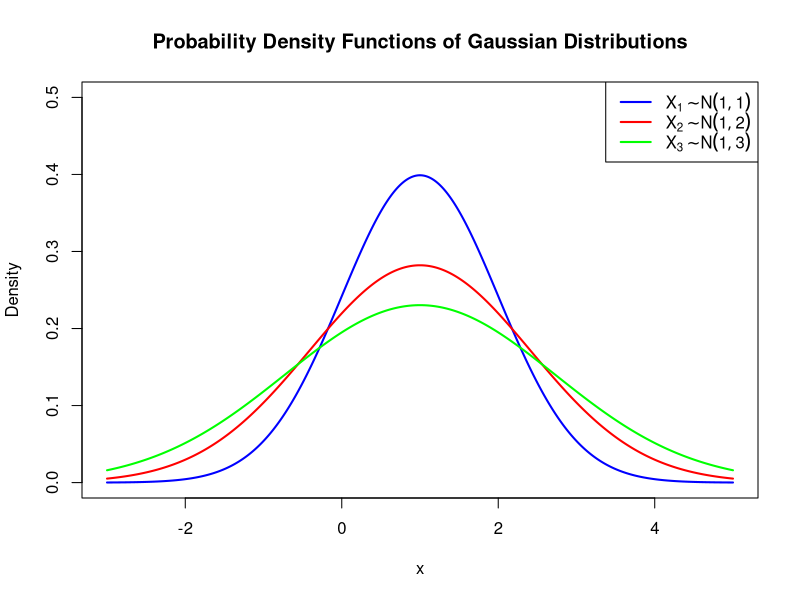
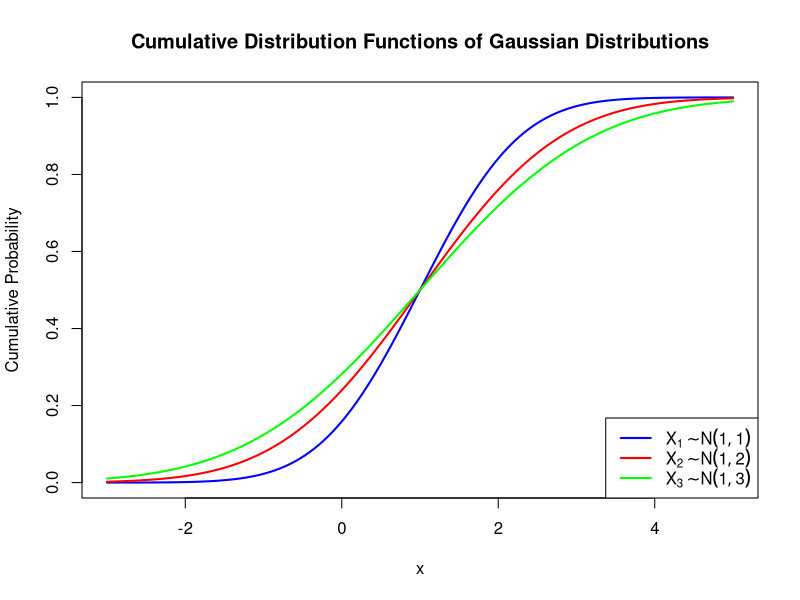
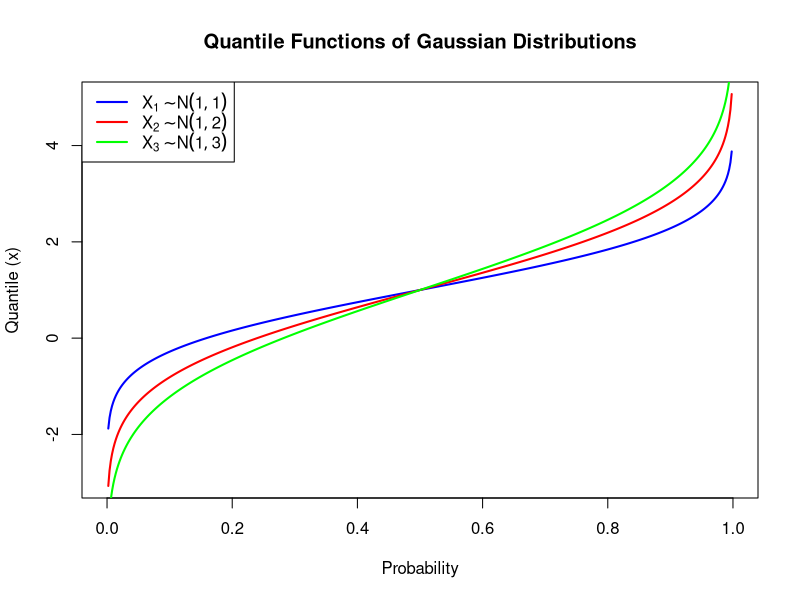
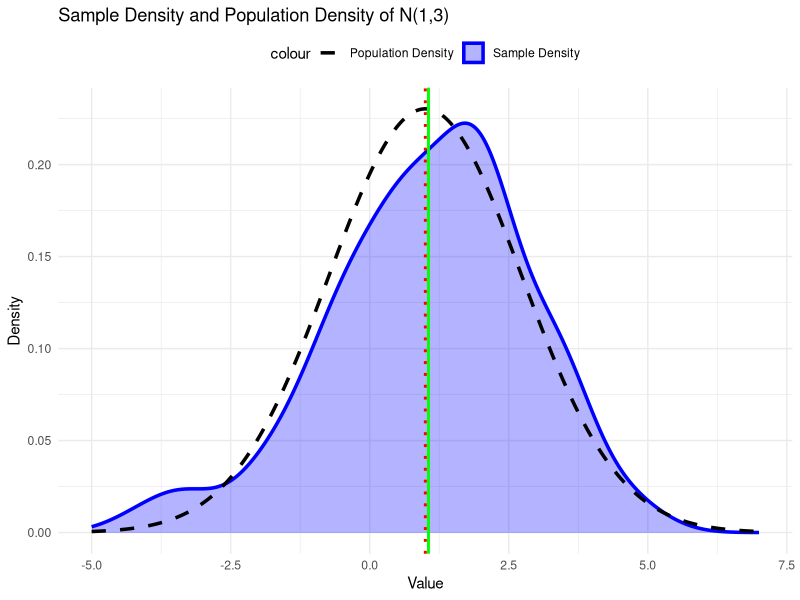

Here is the R script that generated these plots, in order:
## ---- chunk 1
library(tidyverse)
## ---- chunk 2
help(dnorm)
help(pnorm)
help(qnorm)
help(rnorm)
## ---- chunk 3
mu <- 1
sigma1 <- 1
sigma2 <- sqrt(2)
sigma3 <- sqrt(3)
x <- seq(-3, 5, length.out = 500)
y1 <- dnorm(x, mean = mu, sd = sigma1)
y2 <- dnorm(x, mean = mu, sd = sigma2)
y3 <- dnorm(x, mean = mu, sd = sigma3)
plot(x, y1, type = "l", col = "blue", lwd = 2, ylim = c(0, 0.5), main = "Probability Density Functions of Gaussian Distributions", xlab = "x", ylab = "Density")
lines(x, y2, col = "red", lwd = 2)
lines(x, y3, col = "green", lwd = 2)
legend("topright", legend = c(expression(X[1] %~% N(1,1)), expression(X[2] %~% N(1,2)), expression(X[3] %~% N(1,3))), col = c("blue", "red", "green"), lwd = 2)
## ---- chunk 4
mu <- 1
sigma1 <- 1
sigma2 <- sqrt(2)
sigma3 <- sqrt(3)
x <- seq(-3, 5, length.out = 500)
y1 <- pnorm(x, mean = mu, sd = sigma1)
y2 <- pnorm(x, mean = mu, sd = sigma2)
y3 <- pnorm(x, mean = mu, sd = sigma3)
plot(x, y1, type = "l", col = "blue", lwd = 2, ylim = c(0, 1), main = "Cumulative Distribution Functions of Gaussian Distributions", xlab = "x", ylab = "Cumulative Probability")
lines(x, y2, col = "red", lwd = 2)
lines(x, y3, col = "green", lwd = 2)
legend("bottomright", legend = c(expression(X[1] %~% N(1,1)), expression(X[2] %~% N(1,2)), expression(X[3] %~% N(1,3))), col = c("blue", "red", "green"), lwd = 2)
## ---- chunk 5
mu <- 1
sigma1 <- 1
sigma2 <- sqrt(2)
sigma3 <- sqrt(3)
p <- seq(0, 1, length.out = 500)
q1 <- qnorm(p, mean = mu, sd = sigma1)
q2 <- qnorm(p, mean = mu, sd = sigma2)
q3 <- qnorm(p, mean = mu, sd = sigma3)
plot(p, q1, type = "l", col = "blue", lwd = 2, ylim = c(-3, 5), main = "Quantile Functions of Gaussian Distributions", xlab = "Probability", ylab = "Quantile (x)")
lines(p, q2, col = "red", lwd = 2)
lines(p, q3, col = "green", lwd = 2)
legend("topleft", legend = c(expression(X[1] %~% N(1,1)), expression(X[2] %~% N(1,2)), expression(X[3] %~% N(1,3))), col = c("blue", "red", "green"), lwd = 2)
## ---- chunk 6
set.seed(42)
n <- 100
standardGaussianSample <- rnorm(n, mean = 0, sd = 1)
standardGaussianSample
## ---- chunk 7
alpha <- sqrt(3)
beta <- 1
mean1Var3GaussianSampleA <- alpha * standardGaussianSample + beta
mean1Var3GaussianSampleA
## ---- chunk 8
set.seed(42)
n <- 100
mean_Y <- 1
sd_Y <- sqrt(3)
mean1Var3GaussianSampleB <- rnorm(n, mean = mean_Y, sd = sd_Y)
identical(mean1Var3GaussianSampleA, mean1Var3GaussianSampleB)
## ---- chunk 9
library(ggplot2)
sample_mean <- mean(mean1Var3GaussianSampleA)
x_vals <- seq(-5, 7, length.out = 500)
population_density <- dnorm(x_vals, mean = 1, sd = sqrt(3))
population_density_df <- data.frame(x = x_vals, density = population_density)
ggplot() + geom_density(aes(x = mean1Var3GaussianSampleA, color = "Sample Density"), fill = "blue", alpha = 0.3, size = 1.2) + geom_line(data = population_density_df, aes(x = x, y = density, color = "Population Density"), size = 1.2, linetype = "dashed") + geom_vline(xintercept = 1, color = "red", linetype = "dotted", size = 1, aes(color = "Population Mean")) + geom_vline(xintercept = sample_mean, color = "green", linetype = "solid", size = 1, aes(color = "Sample Mean")) + scale_color_manual(values = c("Sample Density" = "blue", "Population Density" = "black", "Population Mean" = "red", "Sample Mean" = "green")) + labs(title = "Sample Density and Population Density of N(1,3)", x = "Value", y = "Density") + theme_minimal() + theme(legend.position = "top")
